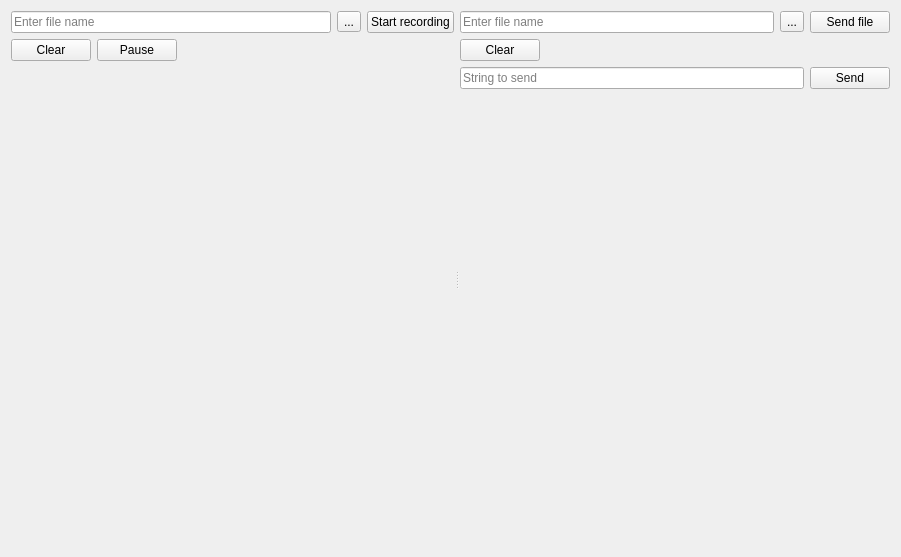
<?xml version="1.0" encoding="UTF-8"?>
<ui version="4.0">
 <class>TabForm</class>
 <widget class="QWidget" name="TabForm">
  <property name="geometry">
   <rect>
    <x>0</x>
    <y>0</y>
    <width>901</width>
    <height>557</height>
   </rect>
  </property>
  <property name="windowTitle">
   <string notr="true">Form</string>
  </property>
  <layout class="QHBoxLayout" name="horizontalLayout_4">
   <item>
    <widget class="QSplitter" name="splitter">
     <property name="sizePolicy">
      <sizepolicy hsizetype="Preferred" vsizetype="Preferred">
       <horstretch>0</horstretch>
       <verstretch>1</verstretch>
      </sizepolicy>
     </property>
     <property name="orientation">
      <enum>Qt::Horizontal</enum>
     </property>
     <property name="handleWidth">
      <number>6</number>
     </property>
     <widget class="QWidget" name="layoutWidget">
      <layout class="QVBoxLayout" name="verticalLayout_2">
       <item>
        <layout class="QHBoxLayout" name="horizontalLayout_2">
         <item>
          <widget class="QLineEdit" name="recordLine">
           <property name="placeholderText">
            <string>Enter file name</string>
           </property>
          </widget>
         </item>
         <item>
          <widget class="QToolButton" name="recordToolButton">
           <property name="toolTip">
            <string/>
           </property>
           <property name="accessibleName">
            <string/>
           </property>
           <property name="text">
            <string notr="true">...</string>
           </property>
          </widget>
         </item>
         <item>
          <widget class="QPushButton" name="recordButton">
           <property name="sizePolicy">
            <sizepolicy hsizetype="Fixed" vsizetype="Fixed">
             <horstretch>0</horstretch>
             <verstretch>0</verstretch>
            </sizepolicy>
           </property>
           <property name="text">
            <string>Start recording</string>
           </property>
           <property name="checkable">
            <bool>true</bool>
           </property>
          </widget>
         </item>
        </layout>
       </item>
       <item>
        <layout class="QFormLayout" name="formLayout">
         <item row="0" column="0">
          <widget class="QPushButton" name="rxClearButton">
           <property name="sizePolicy">
            <sizepolicy hsizetype="Fixed" vsizetype="Fixed">
             <horstretch>0</horstretch>
             <verstretch>0</verstretch>
            </sizepolicy>
           </property>
           <property name="text">
            <string>Clear</string>
           </property>
          </widget>
         </item>
         <item row="0" column="1">
          <widget class="QPushButton" name="pauseButton">
           <property name="sizePolicy">
            <sizepolicy hsizetype="Fixed" vsizetype="Fixed">
             <horstretch>0</horstretch>
             <verstretch>0</verstretch>
            </sizepolicy>
           </property>
           <property name="text">
            <string>Pause</string>
           </property>
           <property name="checkable">
            <bool>true</bool>
           </property>
          </widget>
         </item>
        </layout>
       </item>
       <item>
        <widget class="ComDataForm" name="rxWidget" native="true">
         <property name="enabled">
          <bool>true</bool>
         </property>
         <property name="sizePolicy">
          <sizepolicy hsizetype="Preferred" vsizetype="Preferred">
           <horstretch>1</horstretch>
           <verstretch>1</verstretch>
          </sizepolicy>
         </property>
         <property name="minimumSize">
          <size>
           <width>181</width>
           <height>101</height>
          </size>
         </property>
        </widget>
       </item>
      </layout>
     </widget>
     <widget class="QWidget" name="layoutWidget">
      <layout class="QVBoxLayout" name="verticalLayout">
       <item>
        <layout class="QHBoxLayout" name="horizontalLayout_3">
         <item>
          <widget class="QLineEdit" name="sendFileLine">
           <property name="placeholderText">
            <string>Enter file name</string>
           </property>
          </widget>
         </item>
         <item>
          <widget class="QToolButton" name="sendFileToolButton">
           <property name="text">
            <string notr="true">...</string>
           </property>
          </widget>
         </item>
         <item>
          <widget class="QPushButton" name="sendFileButton">
           <property name="text">
            <string>Send file</string>
           </property>
          </widget>
         </item>
        </layout>
       </item>
       <item>
        <widget class="QPushButton" name="txClearButton">
         <property name="sizePolicy">
          <sizepolicy hsizetype="Fixed" vsizetype="Fixed">
           <horstretch>0</horstretch>
           <verstretch>0</verstretch>
          </sizepolicy>
         </property>
         <property name="text">
          <string>Clear</string>
         </property>
        </widget>
       </item>
       <item>
        <layout class="QHBoxLayout" name="horizontalLayout">
         <item>
          <widget class="QLineEdit" name="txLline">
           <property name="sizePolicy">
            <sizepolicy hsizetype="Preferred" vsizetype="Fixed">
             <horstretch>0</horstretch>
             <verstretch>0</verstretch>
            </sizepolicy>
           </property>
           <property name="placeholderText">
            <string>String to send</string>
           </property>
          </widget>
         </item>
         <item>
          <widget class="QPushButton" name="sendButton">
           <property name="sizePolicy">
            <sizepolicy hsizetype="Fixed" vsizetype="Fixed">
             <horstretch>0</horstretch>
             <verstretch>0</verstretch>
            </sizepolicy>
           </property>
           <property name="text">
            <string>Send</string>
           </property>
          </widget>
         </item>
        </layout>
       </item>
       <item>
        <widget class="ComDataForm" name="txWidget" native="true">
         <property name="sizePolicy">
          <sizepolicy hsizetype="Preferred" vsizetype="Preferred">
           <horstretch>1</horstretch>
           <verstretch>1</verstretch>
          </sizepolicy>
         </property>
         <property name="minimumSize">
          <size>
           <width>181</width>
           <height>101</height>
          </size>
         </property>
        </widget>
       </item>
      </layout>
     </widget>
    </widget>
   </item>
  </layout>
 </widget>
 <customwidgets>
  <customwidget>
   <class>ComDataForm</class>
   <extends>QWidget</extends>
   <header>ComDataForm.h</header>
   <container>1</container>
  </customwidget>
 </customwidgets>
 <resources/>
 <connections>
  <connection>
   <sender>txClearButton</sender>
   <signal>clicked()</signal>
   <receiver>TabForm</receiver>
   <slot>txClearButtonClicked()</slot>
   <hints>
    <hint type="sourcelabel">
     <x>516</x>
     <y>60</y>
    </hint>
    <hint type="destinationlabel">
     <x>230</x>
     <y>61</y>
    </hint>
   </hints>
  </connection>
  <connection>
   <sender>rxClearButton</sender>
   <signal>clicked()</signal>
   <receiver>TabForm</receiver>
   <slot>rxClearButtonClicked()</slot>
   <hints>
    <hint type="sourcelabel">
     <x>62</x>
     <y>61</y>
    </hint>
    <hint type="destinationlabel">
     <x>43</x>
     <y>64</y>
    </hint>
   </hints>
  </connection>
  <connection>
   <sender>sendButton</sender>
   <signal>clicked()</signal>
   <receiver>TabForm</receiver>
   <slot>sendButtonClicked()</slot>
   <hints>
    <hint type="sourcelabel">
     <x>889</x>
     <y>88</y>
    </hint>
    <hint type="destinationlabel">
     <x>845</x>
     <y>63</y>
    </hint>
   </hints>
  </connection>
  <connection>
   <sender>recordToolButton</sender>
   <signal>clicked()</signal>
   <receiver>TabForm</receiver>
   <slot>recordToolButtonClicked()</slot>
   <hints>
    <hint type="sourcelabel">
     <x>332</x>
     <y>21</y>
    </hint>
    <hint type="destinationlabel">
     <x>312</x>
     <y>7</y>
    </hint>
   </hints>
  </connection>
  <connection>
   <sender>recordButton</sender>
   <signal>clicked(bool)</signal>
   <receiver>TabForm</receiver>
   <slot>recordButtonClicked()</slot>
   <hints>
    <hint type="sourcelabel">
     <x>385</x>
     <y>26</y>
    </hint>
    <hint type="destinationlabel">
     <x>415</x>
     <y>5</y>
    </hint>
   </hints>
  </connection>
  <connection>
   <sender>sendFileToolButton</sender>
   <signal>clicked()</signal>
   <receiver>TabForm</receiver>
   <slot>sendFileToolButtonClicked()</slot>
   <hints>
    <hint type="sourcelabel">
     <x>791</x>
     <y>24</y>
    </hint>
    <hint type="destinationlabel">
     <x>758</x>
     <y>8</y>
    </hint>
   </hints>
  </connection>
  <connection>
   <sender>sendFileButton</sender>
   <signal>clicked()</signal>
   <receiver>TabForm</receiver>
   <slot>sendFileButtonClicked()</slot>
   <hints>
    <hint type="sourcelabel">
     <x>839</x>
     <y>24</y>
    </hint>
    <hint type="destinationlabel">
     <x>808</x>
     <y>5</y>
    </hint>
   </hints>
  </connection>
 </connections>
 <slots>
  <slot>rxClearButtonClicked()</slot>
  <slot>txClearButtonClicked()</slot>
  <slot>sendButtonClicked()</slot>
  <slot>recordToolButtonClicked()</slot>
  <slot>recordButtonClicked()</slot>
  <slot>sendFileButtonClicked()</slot>
  <slot>sendFileToolButtonClicked()</slot>
 </slots>
</ui>
